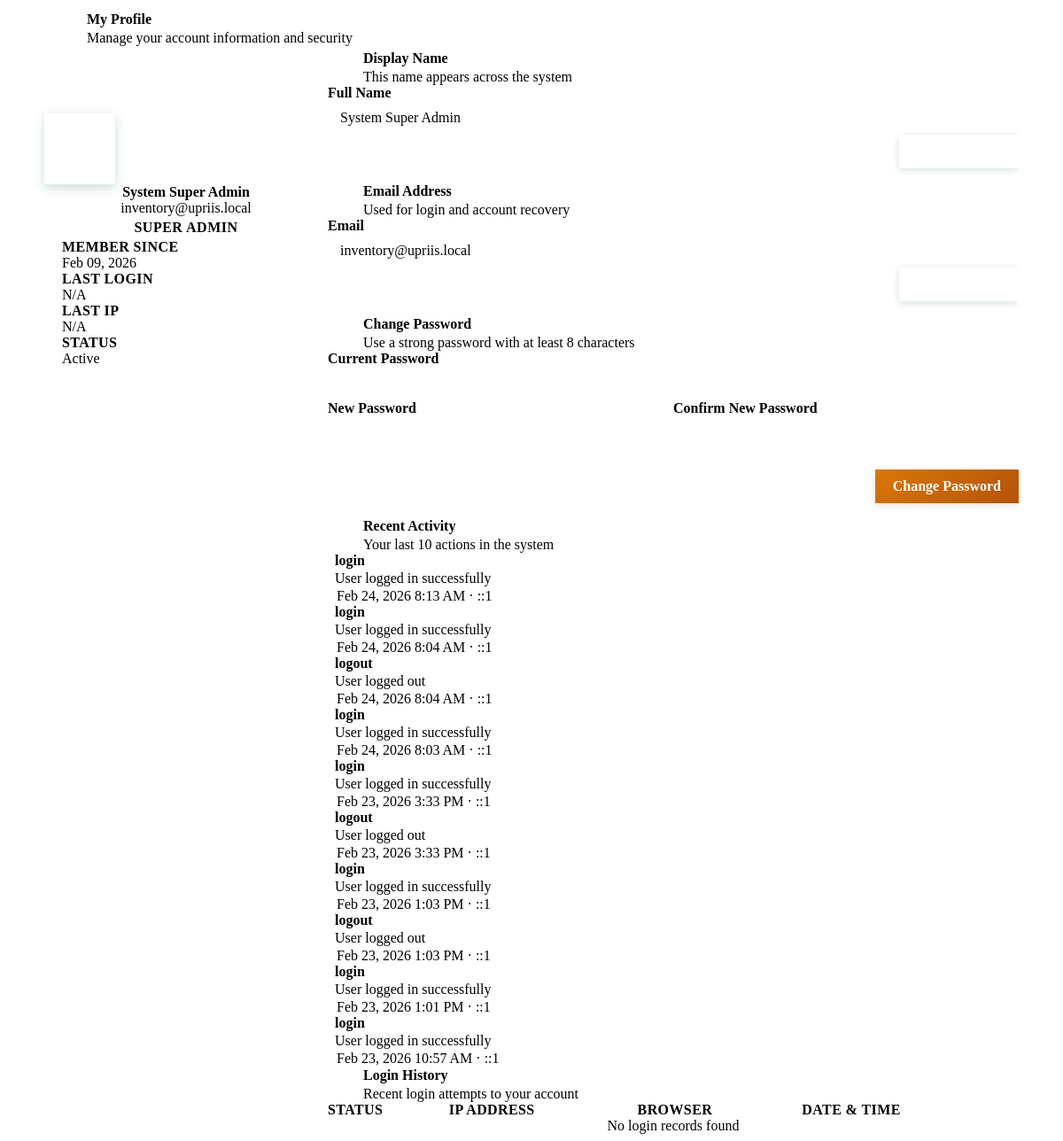
Page /modules/users/profile.php (signed in) on the committed database.
### tables this page shows
CREATE TABLE `tbl_accounts` (
  `id` int(11) NOT NULL,
  `user_name` varchar(100) NOT NULL,
  `email` varchar(255) NOT NULL,
  `password` varchar(255) NOT NULL COMMENT 'Bcrypt hashed password',
  `role` enum('Super Admin','Admin') NOT NULL DEFAULT 'Admin',
  `status` enum('Active','Inactive','Locked') NOT NULL DEFAULT 'Active',
  `failed_login_attempts` int(11) DEFAULT 0,
  `locked_until` datetime DEFAULT NULL,
  `last_login` datetime DEFAULT NULL,
  `last_login_ip` varchar(45) DEFAULT NULL,
  `2fa_enabled` tinyint(1) DEFAULT 0,
  `2fa_secret` varchar(255) DEFAULT NULL,
  `created_at` timestamp NOT NULL DEFAULT current_timestamp(),
  `updated_at` timestamp NULL DEFAULT NULL ON UPDATE current_timestamp(),
  `created_by` int(11) DEFAULT NULL
);

CREATE TABLE `tbl_activity_logs` (
  `id` int(11) NOT NULL,
  `user_id` int(11) NOT NULL,
  `action` varchar(100) NOT NULL,
  `details` text DEFAULT NULL,
  `ip_address` varchar(45) DEFAULT NULL,
  `user_agent` text DEFAULT NULL,
  `created_at` datetime DEFAULT current_timestamp()
);

### modules/users/profile.php (the view, shortened to what this page needs)
<?php
$db = getDB();
$userId = $_SESSION['user_id'];
$stmt = $db->prepare("SELECT id, user_name, email, role, status, last_login, last_login_ip, created_at FROM tbl_accounts WHERE id = ?");
$stmt->execute([$userId]);
$user = $stmt->fetch();
$stmtLogs = $db->prepare("
    SELECT action, details, ip_address, created_at
    FROM tbl_activity_logs
    WHERE user_id = ?
    ORDER BY created_at DESC
    LIMIT 10
");
$stmtLogs->execute([$userId]);
$recentLogs = $stmtLogs->fetchAll();
$stmtLogins = $db->prepare("
    SELECT email, ip_address, user_agent, attempt_time, success
    FROM login_attempts
    WHERE email = ?
    ORDER BY attempt_time DESC
    LIMIT 10
");
$stmtLogins->execute([$user['email']]);
$loginHistory = $stmtLogins->fetchAll();
$parts = explode(' ', trim($user['user_name']));
$initials = strtoupper(substr($parts[0], 0, 1) . (isset($parts[1]) ? substr($parts[1], 0, 1) : ''));
?>
<link rel="stylesheet" href="assets/css/profile-settings.css?v=<?php echo time(); ?>">
<div class="ps-page">
    <div class="ps-page-header">
        <div class="ps-header-left">
            <div class="ps-header-icon">
            </div>
            <div>
                <h1 class="ps-page-title">My Profile</h1>
                <p class="ps-page-subtitle">Manage your account information and security</p>
            </div>
        </div>
    </div>
    <div class="ps-layout">
        <div class="ps-sidebar-card">
            <div class="ps-profile-card">
                <div class="ps-avatar-lg"><?php echo $initials; ?></div>
                <h3 class="ps-profile-name"><?php echo htmlspecialchars($user['user_name']); ?></h3>
                <p class="ps-profile-email"><?php echo htmlspecialchars($user['email']); ?></p>
                <span class="ps-role-badge">
                    <?php echo htmlspecialchars($user['role']); ?>
                </span>
            </div>
            <div class="ps-profile-meta">
                <div class="ps-meta-item">
                    <div>
                        <span class="ps-meta-label">Member Since</span>
                        <span class="ps-meta-value"><?php echo date('M d, Y', strtotime($user['created_at'])); ?></span>
                    </div>
                </div>
                <div class="ps-meta-item">
                    <div>
                        <span class="ps-meta-label">Last Login</span>
                        <span class="ps-meta-value"><?php echo $user['last_login'] ? date('M d, Y g:i A', strtotime($user['last_login'])) : 'N/A'; ?></span>
                    </div>
                </div>
                <div class="ps-meta-item">
                    <div>
                        <span class="ps-meta-label">Last IP</span>
                        <span class="ps-meta-value"><?php echo htmlspecialchars($user['last_login_ip'] ?? 'N/A'); ?></span>
                    </div>
                </div>
                <div class="ps-meta-item">
                    <div>
                        <span class="ps-meta-label">Status</span>
                        <span class="ps-meta-value"><?php echo htmlspecialchars($user['status']); ?></span>
                    </div>
                </div>
            </div>
        </div>
        <div class="ps-main-content">
            <div class="ps-card">
                <div class="ps-card-header">
                    <div class="ps-card-icon"><i class="fas fa-id-card"></i></div>
                    <div>
                        <h3 class="ps-card-title">Display Name</h3>
                        <p class="ps-card-desc">This name appears across the system</p>
                    </div>
                </div>
                <div class="ps-card-body">
                    <form id="formDisplayName" onsubmit="return profileAction.updateName(event)">
                        <div class="ps-form-group">
                            <label class="ps-label" for="profileName">Full Name</label>
                            <input type="text" id="profileName" class="ps-input" value="<?php echo htmlspecialchars($user['user_name']); ?>" required minlength="2" maxlength="100">
                        </div>
                        <div class="ps-card-actions">
                            <button type="submit" class="ps-btn ps-btn-primary" id="btnSaveName">
                            </button>
                        </div>
                    </form>
                </div>
            </div>
            <div class="ps-card">
                <div class="ps-card-header">
                    <div class="ps-card-icon"><i class="fas fa-envelope"></i></div>
                    <div>
                        <h3 class="ps-card-title">Email Address</h3>
                        <p class="ps-card-desc">Used for login and account recovery</p>
                    </div>
                </div>
                <div class="ps-card-body">
                    <form id="formEmail" onsubmit="return profileAction.updateEmail(event)">
                        <div class="ps-form-group">
                            <label class="ps-label" for="profileEmail">Email</label>
                            <input type="email" id="profileEmail" class="ps-input" value="<?php echo htmlspecialchars($user['email']); ?>" required>
                        </div>
                        <div class="ps-card-actions">
                            <button type="submit" class="ps-btn ps-btn-primary" id="btnSaveEmail">
                            </button>
                        </div>
                    </form>
                </div>
            </div>
            <div class="ps-card">
                <div class="ps-card-header">
                    <div class="ps-card-icon" style="background: var(--color-warning-bg); color: var(--color-warning);">
                    </div>
                    <div>
                        <h3 class="ps-card-title">Change Password</h3>
                        <p class="ps-card-desc">Use a strong password with at least 8 characters</p>
                    </div>
                </div>
                <div class="ps-card-body">
                    <form id="formPassword" onsubmit="return profileAction.changePassword(event)">
                        <div class="ps-form-group">
                            <label class="ps-label" for="currentPassword">Current Password</label>
                            <div class="ps-input-wrapper">
                                <input type="password" id="currentPassword" class="ps-input" required autocomplete="current-password">
                                <button type="button" class="ps-input-toggle" onclick="profileAction.togglePassword(this)" tabindex="-1">
                                </button>
                            </div>
                        </div>
                        <div class="ps-form-row">
                            <div class="ps-form-group">
                                <label class="ps-label" for="newPassword">New Password</label>
                                <div class="ps-input-wrapper">
                                    <input type="password" id="newPassword" class="ps-input" required minlength="8" autocomplete="new-password">
                                    <button type="button" class="ps-input-toggle" onclick="profileAction.togglePassword(this)" tabindex="-1">
                                    </button>
                                </div>
                            </div>
                            <div class="ps-form-group">
                                <label class="ps-label" for="confirmPassword">Confirm New Password</label>
                                <div class="ps-input-wrapper">
                                    <input type="password" id="confirmPassword" class="ps-input" required minlength="8" autocomplete="new-password">
                                    <button type="button" class="ps-input-toggle" onclick="profileAction.togglePassword(this)" tabindex="-1">
                                    </button>
                                </div>
                            </div>
                        </div>
                        <div id="passwordStrength" class="ps-password-strength"></div>
                        <div class="ps-card-actions">
                            <button type="submit" class="ps-btn ps-btn-warning" id="btnChangePassword">
                                <i class="fas fa-key"></i> Change Password
                            </button>
                        </div>
                    </form>
                </div>
            </div>
            <div class="ps-card">
                <div class="ps-card-header">
                    <div class="ps-card-icon" style="background: var(--color-info-bg); color: var(--color-info);">
                    </div>
                    <div>
                        <h3 class="ps-card-title">Recent Activity</h3>
                        <p class="ps-card-desc">Your last 10 actions in the system</p>
                    </div>
                </div>
                <div class="ps-card-body ps-no-padding">
                    <div class="ps-activity-list">
                        <?php if (empty($recentLogs)): ?>
                            <div class="ps-empty-state">
                                <i class="fas fa-inbox"></i>
                                <p>No activity recorded yet</p>
                            </div>
                        <?php else: ?>
                            <?php foreach ($recentLogs as $log): ?>
                                <div class="ps-activity-item">
                                    <div class="ps-activity-dot"></div>
                                    <div class="ps-activity-content">
                                        <span class="ps-activity-action"><?php echo htmlspecialchars($log['action']); ?></span>
                                        <?php if ($log['details']): ?>
                                            <span class="ps-activity-detail"><?php echo htmlspecialchars($log['details']); ?></span>
                                        <?php endif; ?>
                                        <span class="ps-activity-time">
                                            <?php echo date('M d, Y g:i A', strtotime($log['created_at'])); ?>
                                            &middot; <?php echo htmlspecialchars($log['ip_address']); ?>
                                        </span>
                                    </div>
                                </div>
                            <?php endforeach; ?>
                        <?php endif; ?>
                    </div>
                </div>
            </div>
            <div class="ps-card">
                <div class="ps-card-header">
                    <div class="ps-card-icon" style="background: var(--color-danger-bg); color: var(--color-danger);">
                    </div>
                    <div>
                        <h3 class="ps-card-title">Login History</h3>
                        <p class="ps-card-desc">Recent login attempts to your account</p>
                    </div>
                </div>
                <div class="ps-card-body ps-no-padding">
                    <div class="ps-table-wrap">
                        <table class="ps-table">
                            <thead>
                                <tr>
                                    <th>Status</th>
                                    <th>IP Address</th>
                                    <th>Browser</th>
                                    <th>Date & Time</th>
                                </tr>
                            </thead>
                            <tbody>
                                <?php if (empty($loginHistory)): ?>
                                    <tr><td colspan="4" class="ps-empty-cell" data-label="">No login records found</td></tr>
                                <?php endif; ?>
                            </tbody>
                        </table>
                    </div>
                </div>
            </div>
        </div>
    </div>
</div>

### rows in the picture
tbl_accounts: user_name "System Super Admin", email "inventory@upriis.local", role "SUPER ADMIN", created_at "Feb 09, 2026", last_login_ip "N/A", status "Active"
tbl_activity_logs: action "login", details "User logged in successfully", created_at "Feb 24, 2026 8:13 AM", ip_address "::1"
tbl_activity_logs: action "login", details "User logged in successfully", created_at "Feb 24, 2026 8:04 AM", ip_address "::1"
tbl_activity_logs: action "logout", details "User logged out", created_at "Feb 24, 2026 8:04 AM", ip_address "::1"
tbl_activity_logs: action "login", details "User logged in successfully", created_at "Feb 24, 2026 8:03 AM", ip_address "::1"
tbl_activity_logs: action "login", details "User logged in successfully", created_at "Feb 23, 2026 3:33 PM", ip_address "::1"
tbl_activity_logs: action "logout", details "User logged out", created_at "Feb 23, 2026 3:33 PM", ip_address "::1"
tbl_activity_logs: action "login", details "User logged in successfully", created_at "Feb 23, 2026 1:03 PM", ip_address "::1"
tbl_activity_logs: action "logout", details "User logged out", created_at "Feb 23, 2026 1:03 PM", ip_address "::1"
tbl_activity_logs: action "login", details "User logged in successfully", created_at "Feb 23, 2026 1:01 PM", ip_address "::1"
tbl_activity_logs: action "login", details "User logged in successfully", created_at "Feb 23, 2026 10:57 AM", ip_address "::1"
